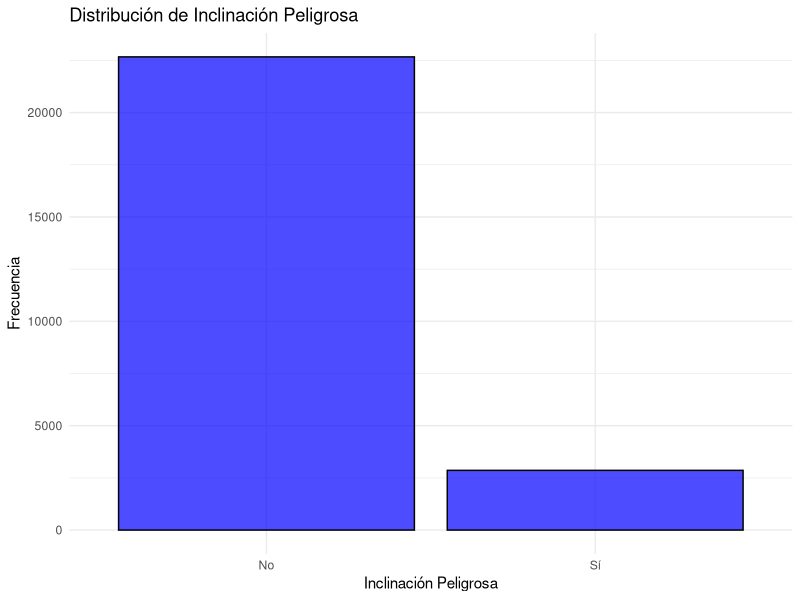
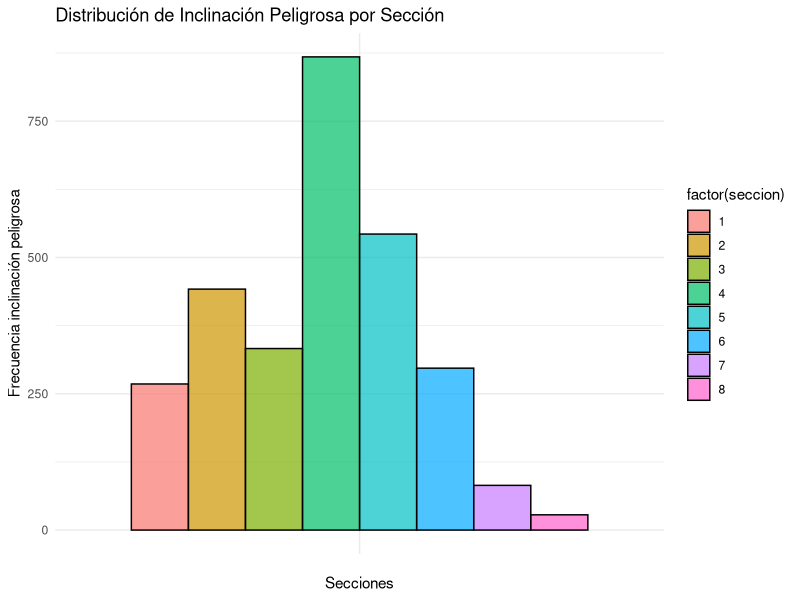
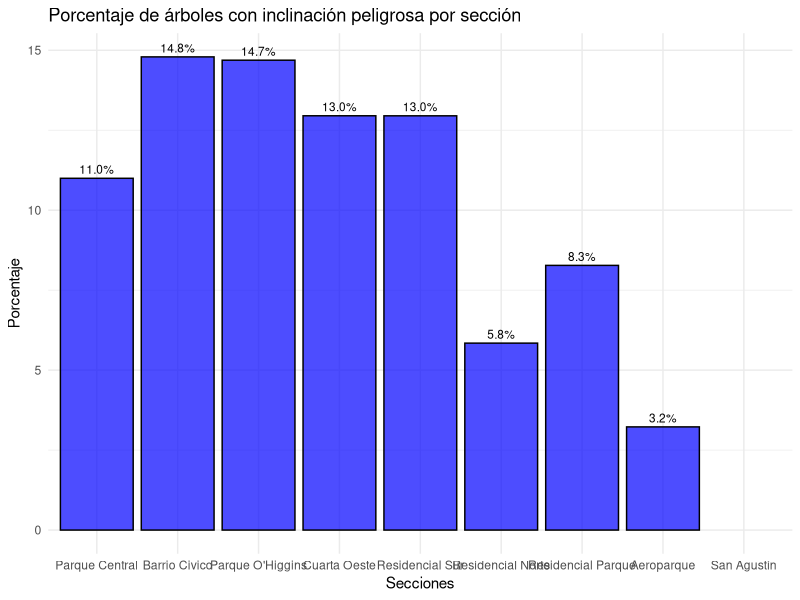

Source code (R) for these figures, in order:
list.files()
# Cargar el conjunto de datos
datos_train <- read.csv("arbolado-mendoza-dataset-train.csv")

library(ggplot2)
library(dplyr)

# Crear un gráfico de barras
ggplot(datos_train, aes(x = factor(inclinacion_peligrosa))) +
  geom_bar(fill = "blue", color = "black", alpha = 0.7) +
  labs(title = "Distribución de Inclinación Peligrosa",
       x = "Inclinación Peligrosa",
       y = "Frecuencia") +
  scale_x_discrete(labels = c("No", "Sí")) +  # Cambiar etiquetas del eje x
  theme_minimal()

# Filtrar los datos para inclinacion_peligrosa = 1
datos_filtrados <- datos_train %>%
  filter(inclinacion_peligrosa == 1)

# Crear el gráfico
ggplot(datos_filtrados, aes(x = factor(inclinacion_peligrosa), fill = factor(seccion))) +
  geom_bar(position = "dodge", color = "black", alpha = 0.7) +
  labs(title = "Distribución de Inclinación Peligrosa por Sección",
       x = "Secciones",
       y = "Frecuencia inclinación peligrosa") +
  scale_x_discrete(labels = c("")) +  # Cambiar etiquetas del eje x
  theme_minimal()

# Gráfico de porcentaje de árboles con inclinación peligrosa por sección
datos_train %>%
  group_by(seccion) %>%
  summarise(total_arboles = n()) %>%  # Contar la cantidad de árboles por sección
  left_join(datos_train %>%
              filter(inclinacion_peligrosa == 1) %>%
              group_by(seccion) %>%
              summarise(datos_filtrados = n()),
            by = "seccion") %>%
  mutate(porcentaje_inclinacion_peligrosa = datos_filtrados / total_arboles * 100) %>%
  ggplot(aes(x = factor(seccion), y = porcentaje_inclinacion_peligrosa)) +
  geom_bar(stat = "identity", fill = "blue", color = "black", alpha = 0.7) +
  geom_text(aes(label = sprintf("%.1f%%", porcentaje_inclinacion_peligrosa)),
            vjust = -0.5, size = 3, color = "black") +
  labs(title = "Porcentaje de árboles con inclinación peligrosa por sección",
       x = "Secciones",
       y = "Porcentaje") +
  scale_x_discrete(labels = datos_train$nombre_seccion, breaks = datos_train$seccion) +
  theme_minimal()


